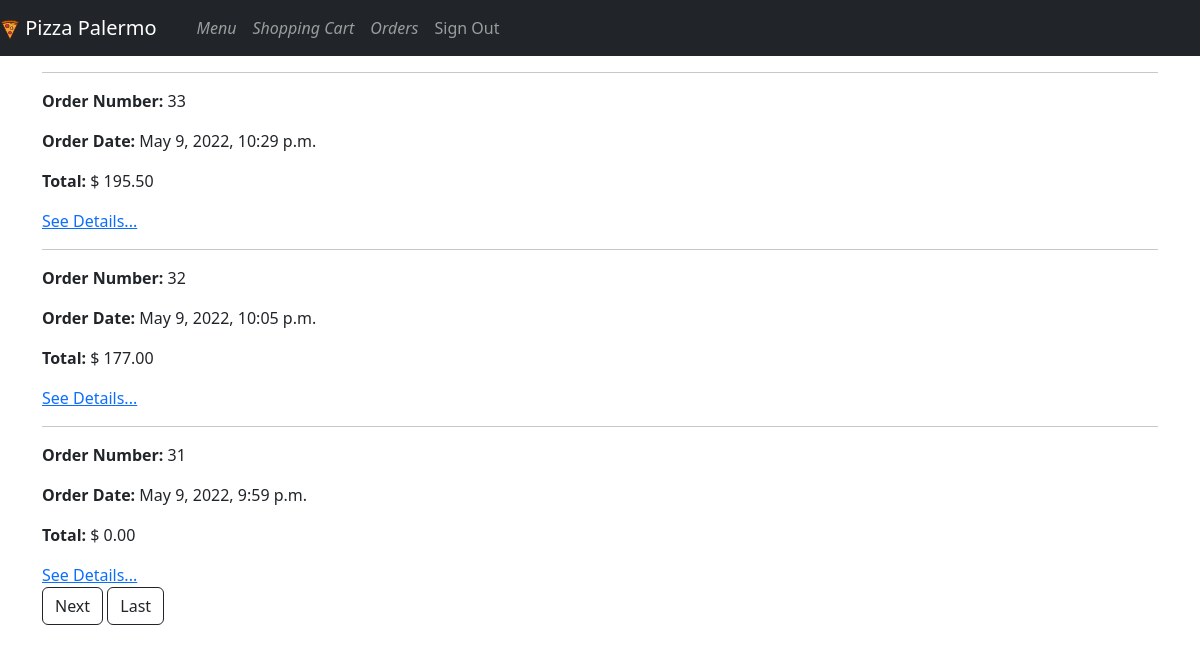
Screenshot of /orders/ (signed in) with the database file from the repository.
### orders/models.py (models this page shows, shortened)
class Order(models.Model):
    STATUS=((0,"Draft, in cart"), (1, "Placed, release by client"),
            (2, "Cooked"), (3, "Deliveried"),
            (4, "Canceled"), (5, "Paid"),)
    STATUS_DRAFT = 0
    order_total = models.DecimalField(default=0, max_digits=6, decimal_places=2)
    order_date = models.DateTimeField(auto_now_add=True, null=True, blank=True)
    status = models.PositiveSmallIntegerField(choices=STATUS, default=STATUS_DRAFT)
    user = models.ForeignKey(User, on_delete=models.SET_NULL,
                            related_name="OrderUser", null=True, blank=True)

### orders/views.py (the view)
# urls.py: path("orders/", OrderView.as_view(), name="invoices"),
class OrderView(LoginRequiredMixin, ListView):
    template_name = "orders/invoices.html"
    paginate_by = 3
    login_url = reverse_lazy("orders:login")
    def get_queryset(self):
        STATUS_DRAFT = 0
        return Order.objects.filter(~Q(status = STATUS_DRAFT)
                    & Q(user_id = self.request.user)).order_by("-id")

### orders/templates/orders/invoices.html (shortened to what this page needs)
{% extends "orders/base.html" %}
{% block body %}
    {% for order in order_list %}
    <hr/>
    <div>
        <p><strong>Order Number: </strong>{{ order.id }} </p>
        <p><strong>Order Date:</strong> {{ order.order_date }} </p>
        <p><strong>Total:</strong> $ {{ order.order_total }} </p>
        <a href="{% url 'orders:detailinvoices' pk=order.id %}">
          See Details...
      </a>
      </div>
    {% endfor %}
    {% include "orders/pagination.html"%}
    <br />
{% endblock %}

### rows the page displays
Order: id "33", order_date "May 9, 2022, 10:29 p.m.", order_total "195.50"
Order: id "32", order_date "May 9, 2022, 10:05 p.m.", order_total "177.00"
Order: id "31", order_date "May 9, 2022, 9:59 p.m.", order_total "0.00"
